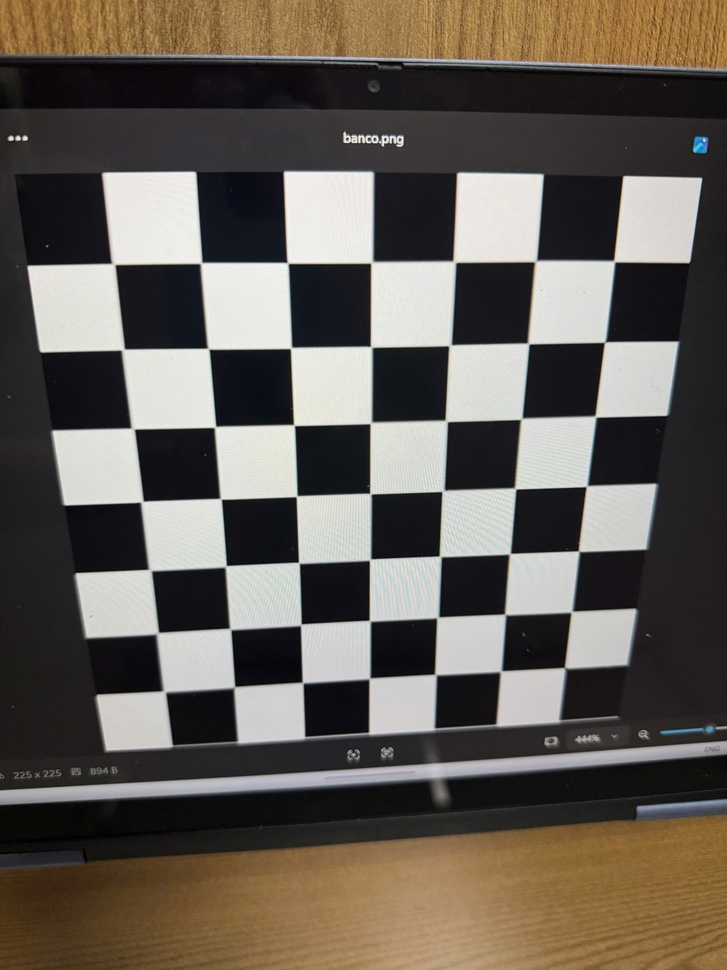
#> input picture data/raw_checkerboards/z7721978882611_a6684c55c9a48c1cc3bb0866a53c98a0.jpg, 727 x 970 px, shrunk from 1920 x 2560 before the run; its folder holds only this picture in this run
$ python test_blobs.py
#> lines starting #> are read from the running program, lines starting #| are printed output that depends on the picture; after the words box and inside, x2 and y2 are one past the last pixel; in counts of white or black regions, pixels touching at a corner belong together
import glob
import numpy as np
from PIL import Image

def find_blobs(img_path):
    # Load and threshold
    img = np.array(Image.open(img_path).convert("L"))
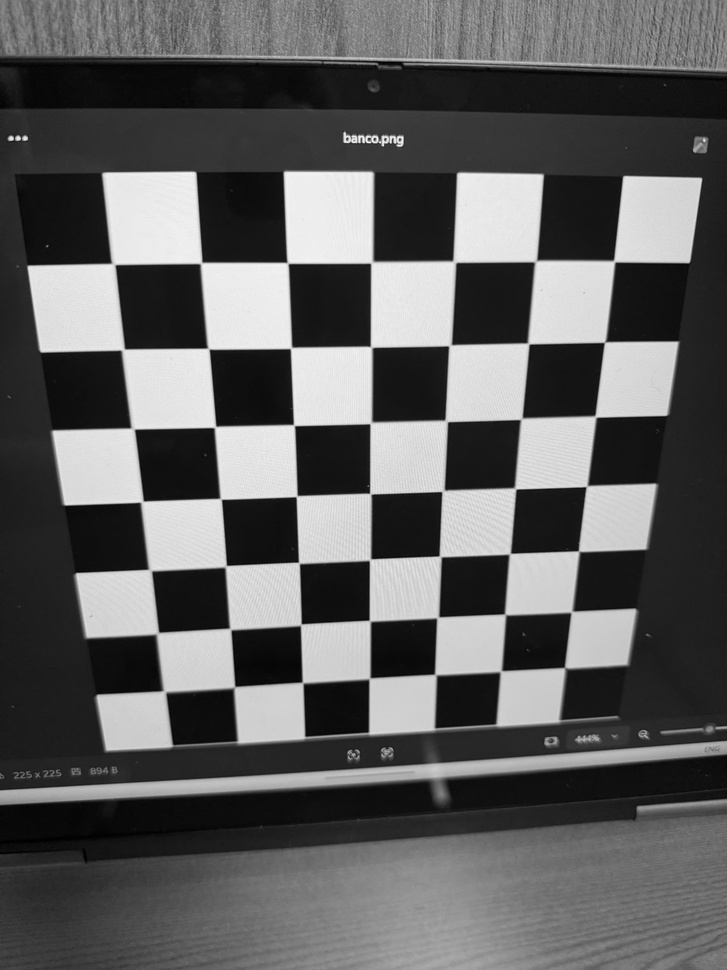
#> img: shape (970, 727); min 0, max 248, mean 95

    # Simple adaptive threshold or fixed threshold
    thresh = np.mean(img) * 0.8
#> thresh = 75.97
    binary = img < thresh  # Dark objects are True
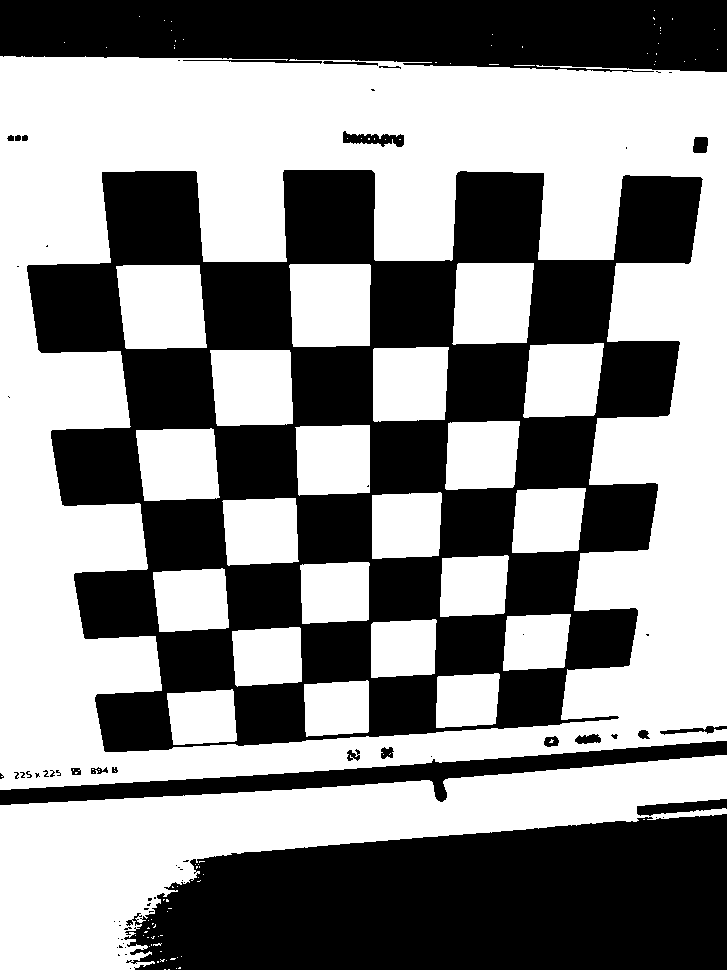
#> binary: shape (970, 727) bool; 54.7% white; 68 black regions (46 under 20 px), largest, box (x1, y1, x2, y2) and area: (27, 170, 703, 752) 182938, (124, 814, 727, 970) 75996, (0, 0, 727, 72) 45863

    # We can use a simple connected components algorithm (pure numpy/python)
    # Since we can't use scipy/cv2, let's write a simple flood fill
    H, W = binary.shape
    visited = np.zeros_like(binary, dtype=bool)

    blobs = []

    # To speed up, we can sub-sample or just do it in python
    # But wait, flood fill in python can hit recursion limits.
    # Let's use a queue
    for r in range(H):
        for c in range(W):
            if binary[r, c] and not visited[r, c]:
                # BFS
                q = [(r, c)]
                visited[r, c] = True
                area = 0
                sum_r, sum_c = 0, 0

                head = 0
                while head < len(q):
                    curr_r, curr_c = q[head]
                    head += 1
                    area += 1
                    sum_r += curr_r
                    sum_c += curr_c

                    # neighbors
                    for dr, dc in [(-1,0), (1,0), (0,-1), (0,1)]:
                        nr, nc = curr_r + dr, curr_c + dc
                        if 0 <= nr < H and 0 <= nc < W:
                            if binary[nr, nc] and not visited[nr, nc]:
                                visited[nr, nc] = True
                                q.append((nr, nc))

                if area > 50: # filter noise
                    blobs.append((sum_c / area, sum_r / area, area))

    return blobs

paths = glob.glob('data/raw_checkerboards/*.jpg')
if paths:
    blobs = find_blobs(paths[0])
    print(f"Found {len(blobs)} blobs")
#| Found 23 blobs
    # Sort by area to see
    blobs.sort(key=lambda x: x[2], reverse=True)
    print("Top 5 areas:", [b[2] for b in blobs[:5]])
#| Top 5 areas: [229042, 58796, 6891, 6540, 6117]
    # Print number of blobs in a reasonable area range
    median_area = np.median([b[2] for b in blobs[:150]])
    valid_blobs = [b for b in blobs if median_area * 0.2 < b[2] < median_area * 5]
    print(f"Valid blobs: {len(valid_blobs)}")
#| Valid blobs: 21

$ run again, on data/raw_checkerboards/z7721979180348_9bd2a7ab5a778246c7d7ad3eb858ac40.jpg
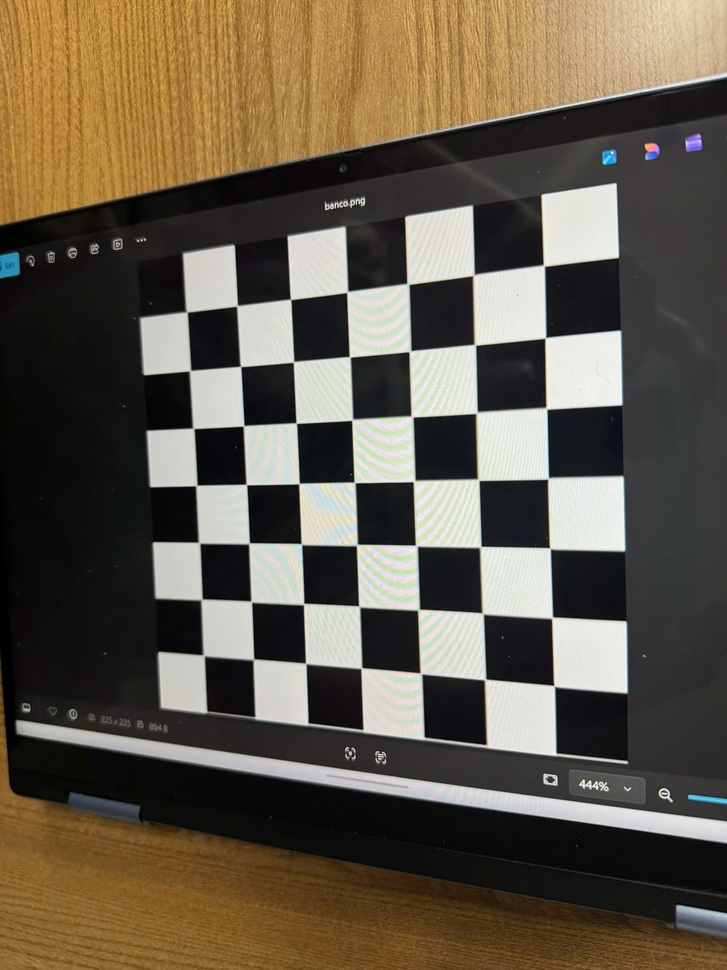
#> input picture data/raw_checkerboards/z7721979180348_9bd2a7ab5a778246c7d7ad3eb858ac40.jpg, 727 x 970 px, shrunk from 1920 x 2560 before the run
#> in find_blobs, `img = np.array(Image.open(img_path).convert("L"))`:
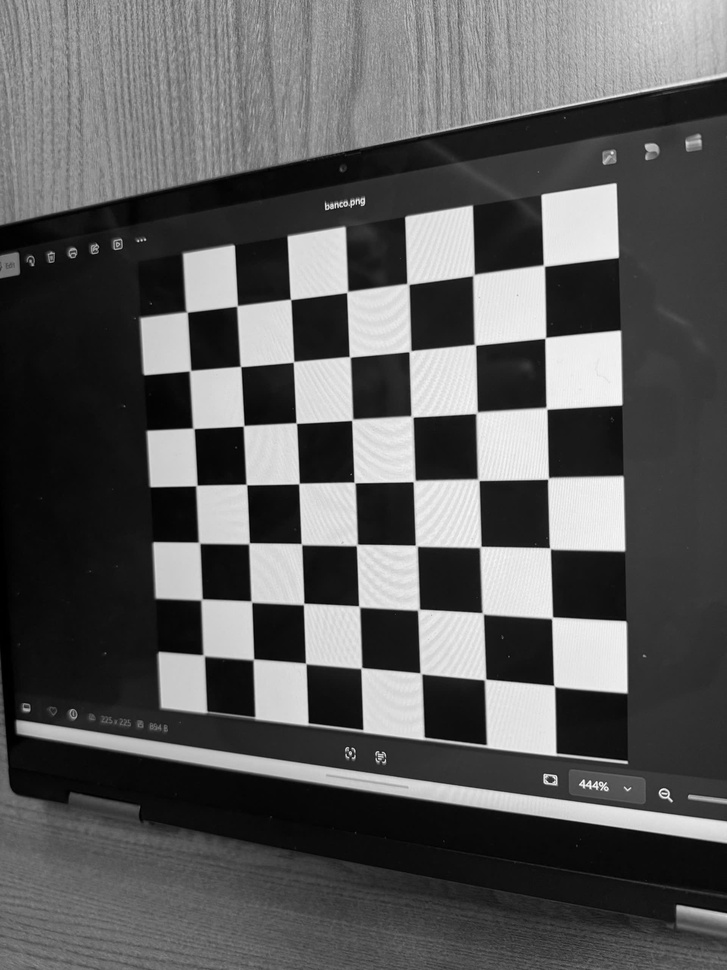
#> img: shape (970, 727); min 0, max 253, mean 91
#> thresh = 72.81
#> in find_blobs, `binary = img < thresh`:
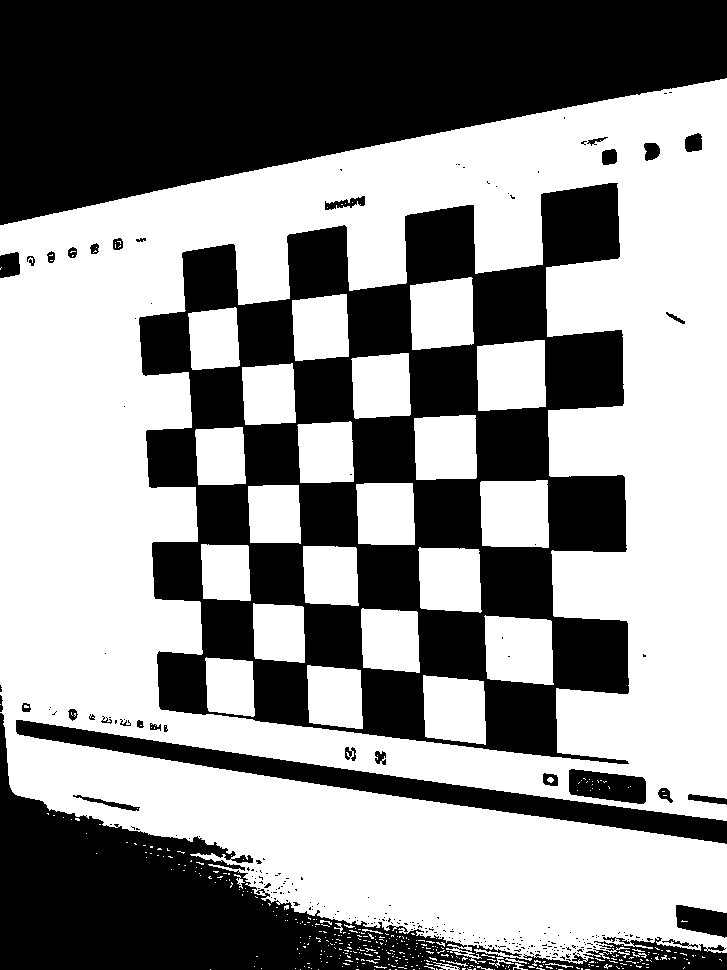
#> binary: shape (970, 727) bool; 55.9% white; 263 black regions (228 under 20 px), largest, box (x1, y1, x2, y2) and area: (139, 183, 629, 764) 132220, (0, 0, 727, 225) 108418, (0, 713, 727, 970) 49601
#| Found 25 blobs
#| Top 5 areas: [320100, 4505, 4449, 4307, 4119]
#| Valid blobs: 21

$ run again, on data/raw_checkerboards/z7721979211455_200019a9e686a5326e6cd543a75f2f72.jpg
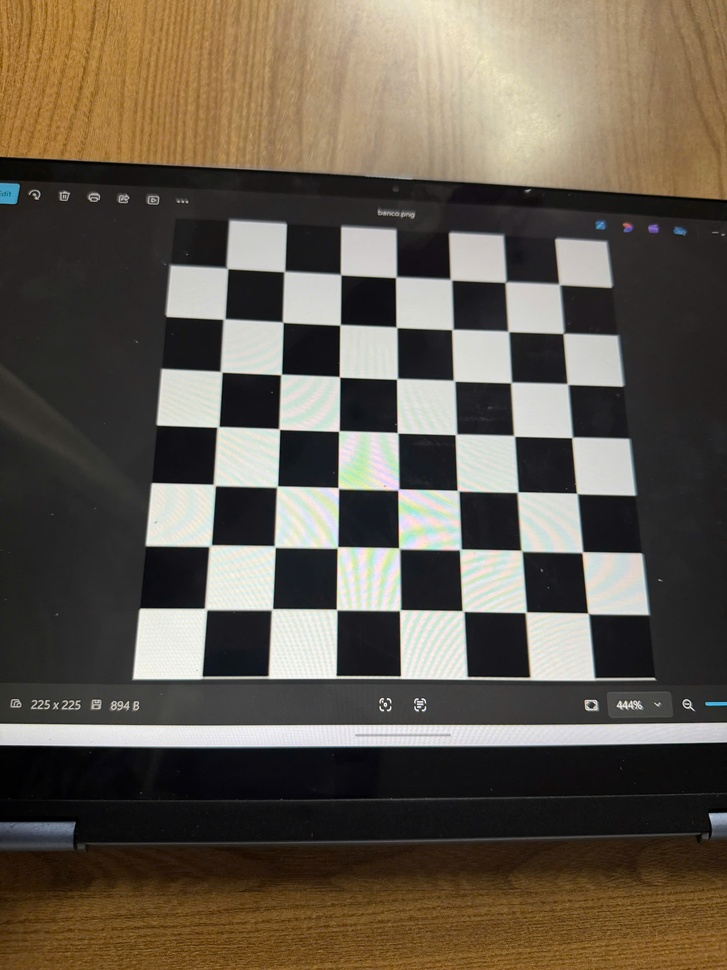
#> input picture data/raw_checkerboards/z7721979211455_200019a9e686a5326e6cd543a75f2f72.jpg, 727 x 970 px, shrunk from 1920 x 2560 before the run
#> in find_blobs, `img = np.array(Image.open(img_path).convert("L"))`:
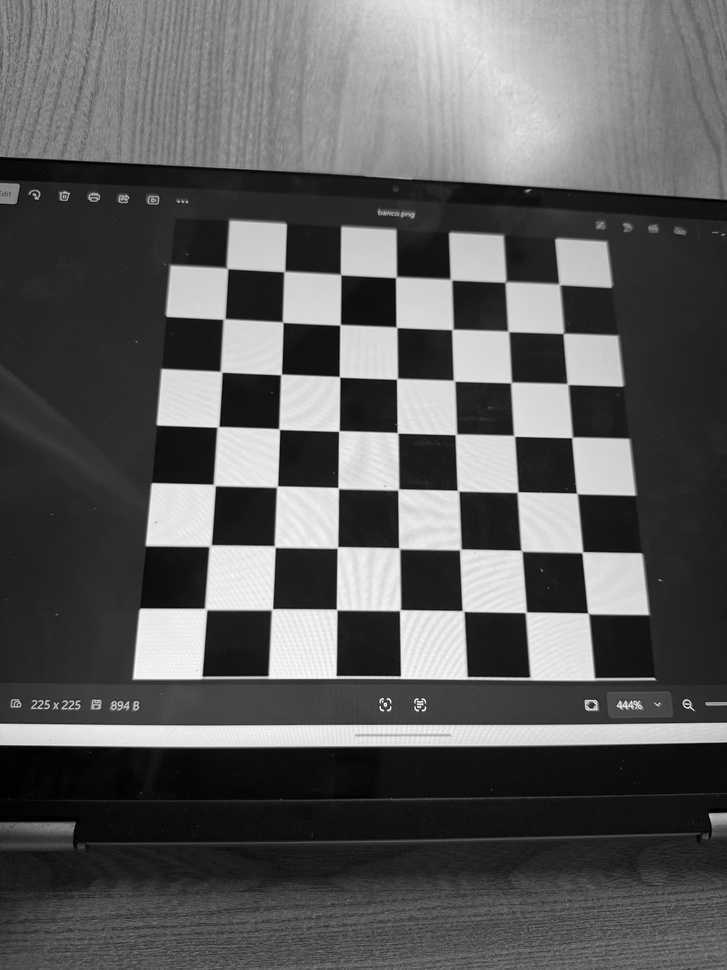
#> img: shape (970, 727); min 0, max 254, mean 92.8
#> thresh = 74.21
#> in find_blobs, `binary = img < thresh`:
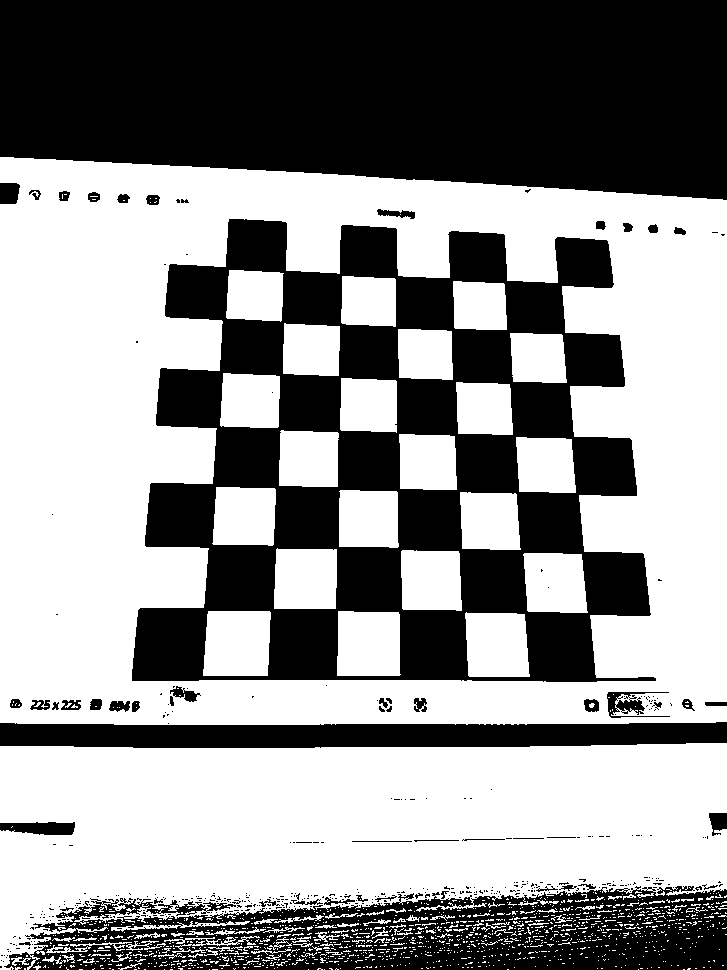
#> binary: shape (970, 727) bool; 56.5% white; 428 black regions (372 under 20 px), largest, box (x1, y1, x2, y2) and area: (0, 0, 727, 200) 128673, (132, 219, 656, 682) 117461, (4, 886, 727, 970) 37620
#| Found 41 blobs
#| Top 5 areas: [209500, 112746, 4168, 4003, 3867]
#| Valid blobs: 21

$ run again, on data/raw_checkerboards/z7721979217174_5a6536b3e100bf4d73a717b7321c01d0.jpg
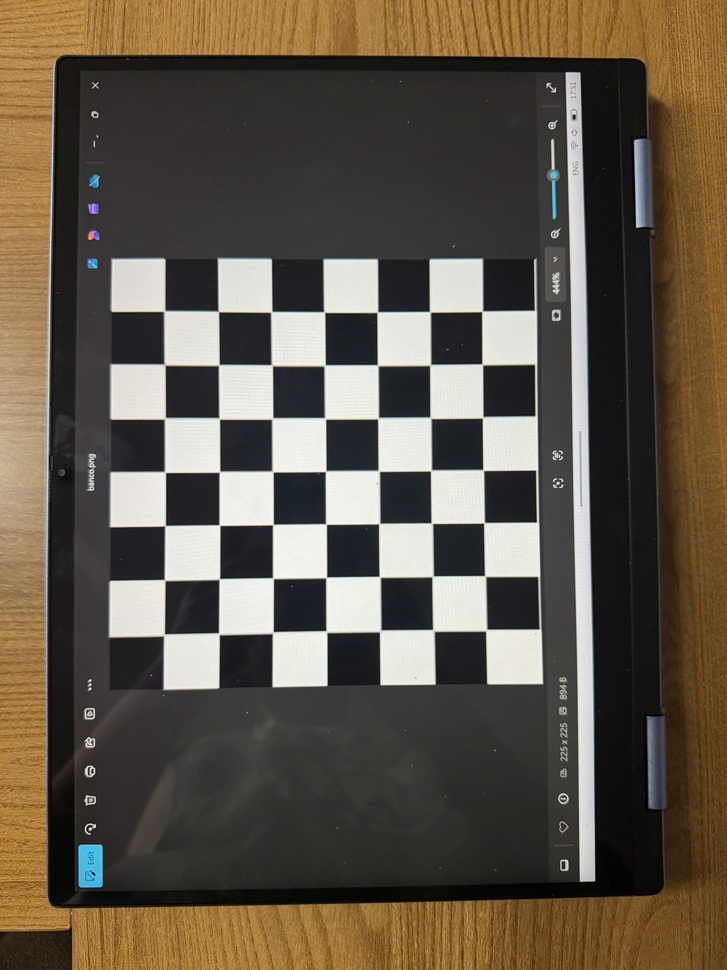
#> input picture data/raw_checkerboards/z7721979217174_5a6536b3e100bf4d73a717b7321c01d0.jpg, 727 x 970 px, shrunk from 1920 x 2560 before the run
#> in find_blobs, `img = np.array(Image.open(img_path).convert("L"))`:
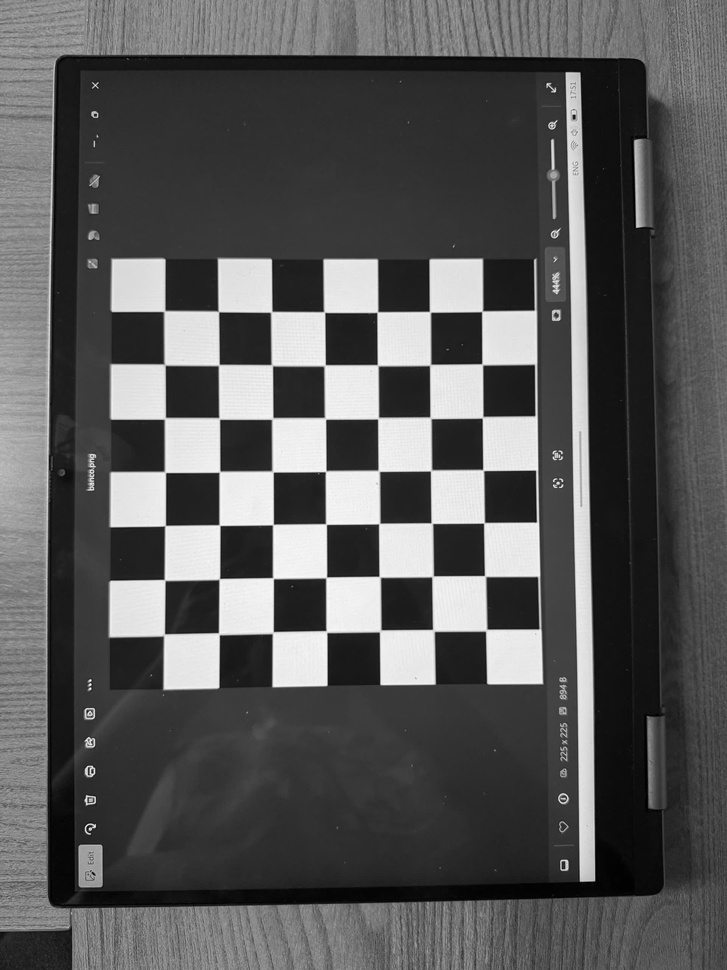
#> img: shape (970, 727); min 0, max 254, mean 88.6
#> thresh = 70.88
#> in find_blobs, `binary = img < thresh`:
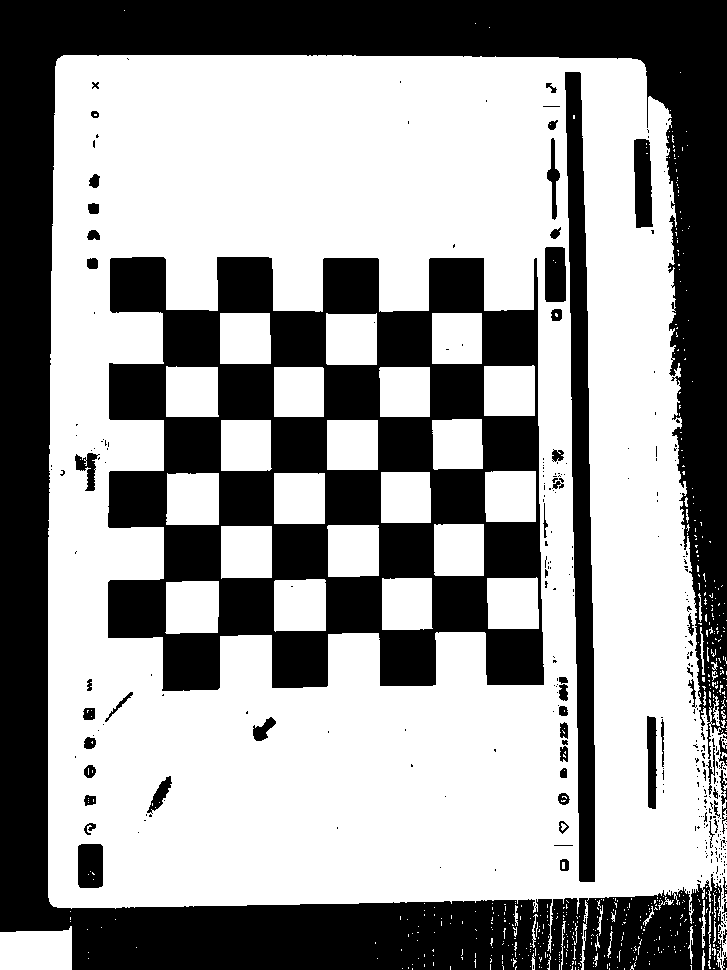
#> binary: shape (970, 727) bool; 59.9% white; 340 black regions (281 under 20 px), largest, box (x1, y1, x2, y2) and area: (0, 0, 727, 970) 158433, (108, 257, 544, 691) 100529, (565, 72, 595, 882) 13595
#| Found 32 blobs
#| Top 5 areas: [361608, 2811, 2739, 2697, 2668]
#| Valid blobs: 22
